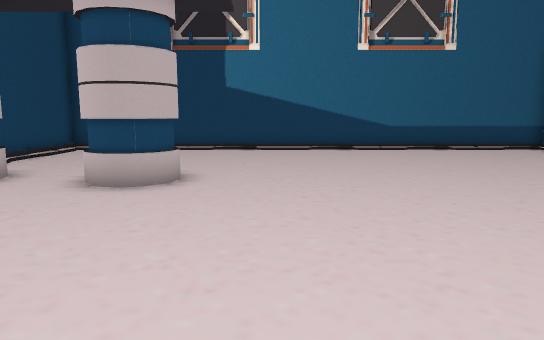
view 1 (above)

16 first-person views from a walk through a Unity game level. The camera is 1.4 m above the floor, tilts 8° down and sees 70° across. The floor is counted in squares, 1 m on a side. Each view is taken from the middle of a square. On the plan, view 1 faces up. The plan holds only what a view shows up to about 16 squares ahead; the rest is blank. The place goes on beyond the plan. Door leaves are left out, so doorways stand open.

view 2
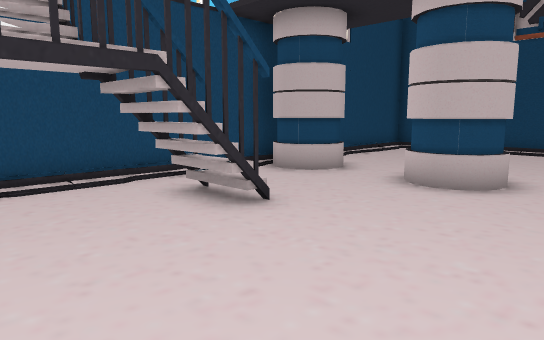

view 3
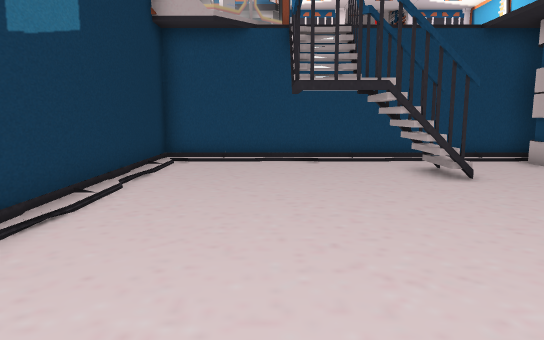

view 4
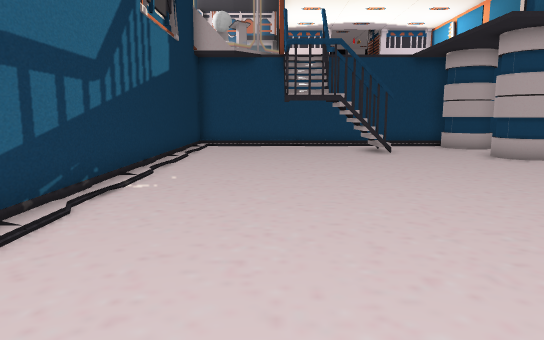

view 5
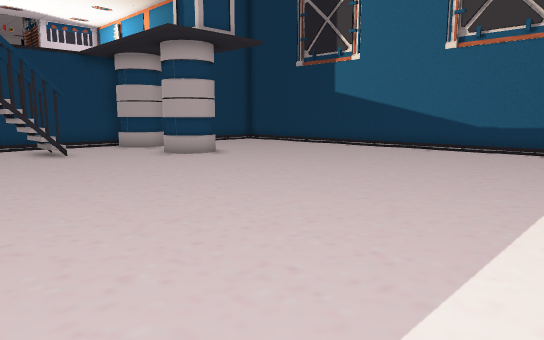

view 6
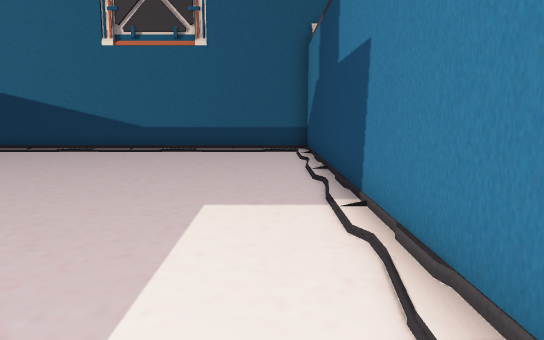

view 7
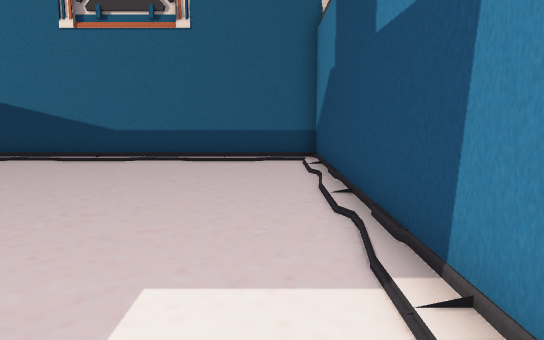

view 8
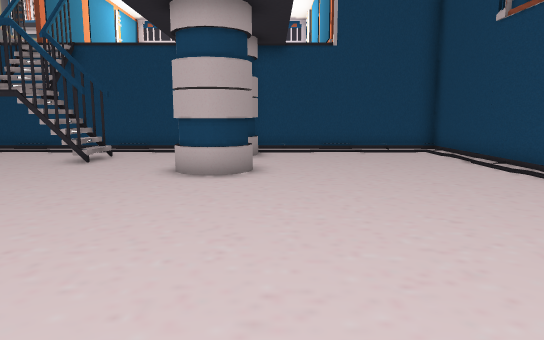

view 9
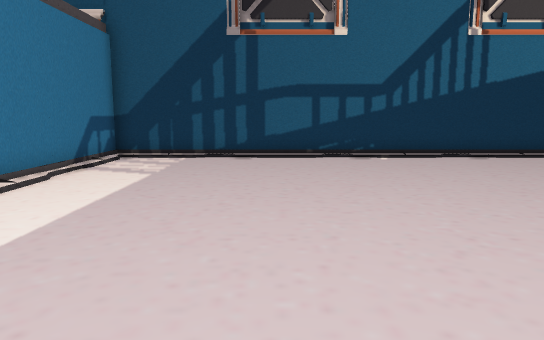

view 10
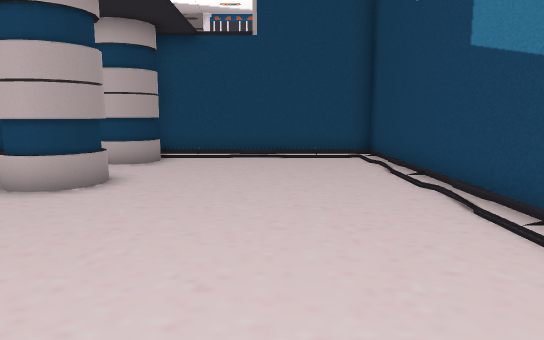

view 11
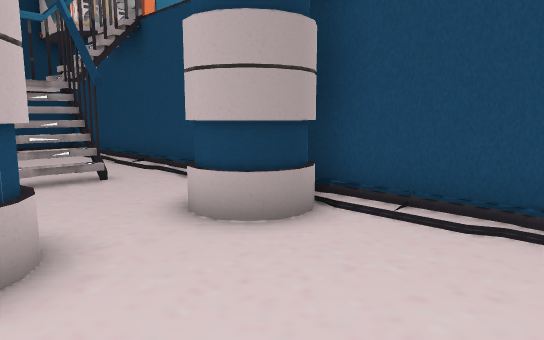

view 12
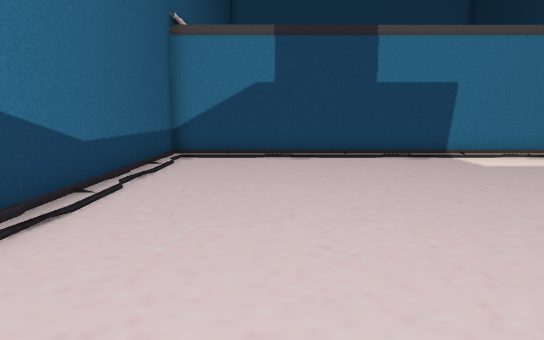

view 13
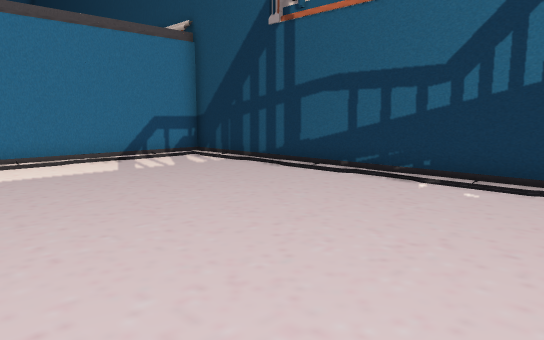

view 14
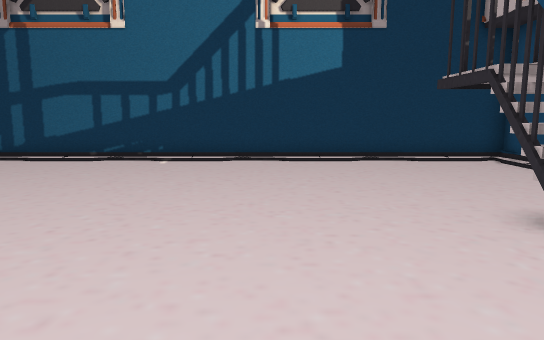

view 15
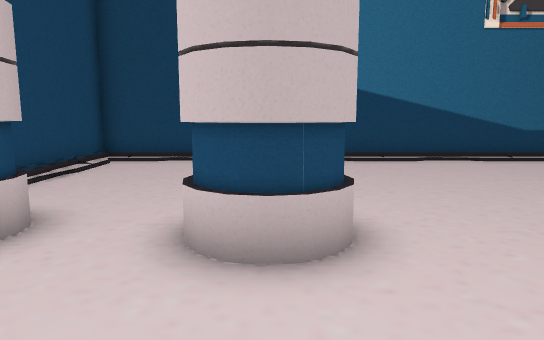

view 16
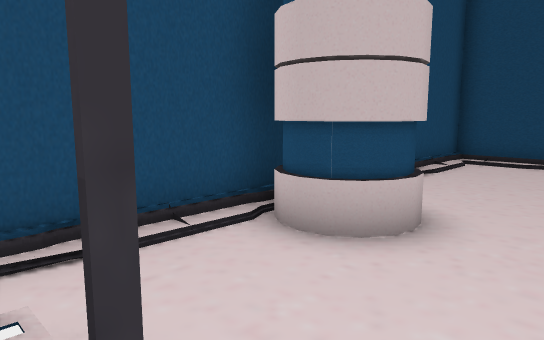

### Floor plan
Points are (right, up) in squares from view 1. A wall is a line through its corners. A room is listed if a view was taken in it or the views show most of it. See-through windows are left out.
Room 1 (views 1, 2, 3, 4, 5, 6, 7, 8, 9, 10, 11, 12, 13, 14, 15, 16)
walls: (-4.6, 4.5) (-4.6, 2.8); (-5, 4.2) (-4.5, 4.2); (-5, 3.4) (-4.5, 3.4); (-5, 3.1) (-4.5, 3.1); (-6.3, 4) (-6.3, 2.8); (11.4, 16.4) (-8.4, 16.4) (-8.4, -3.4) (11.4, -3.4) (11.4, 16.4)
low walls: (-5, 4.5) (-4.6, 4.5); (-5.6, 3.4) (-5.1, 3.4)
objects: other object (-8, 8) to (-6, 9); other object (-4, 8) to (-2, 9)

Positions as (right, up) in squares from view 1, and headings:
1: (0, 0), facing up
2: (0, 0), facing up-left
3: (4, 0), facing left
4: (10, 0), facing left
5: (10, 0), facing up-left
6: (10, 1), facing up
7: (10, 4), facing up
8: (7, 10), facing left
9: (6, 10), facing down
10: (5, 13), facing left
11: (-3, 13), facing down-left
12: (-2, 13), facing right
13: (-1, 5), facing down-right
14: (-1, 9), facing down
15: (-3, 4), facing up
16: (-4, 4), facing up-left
